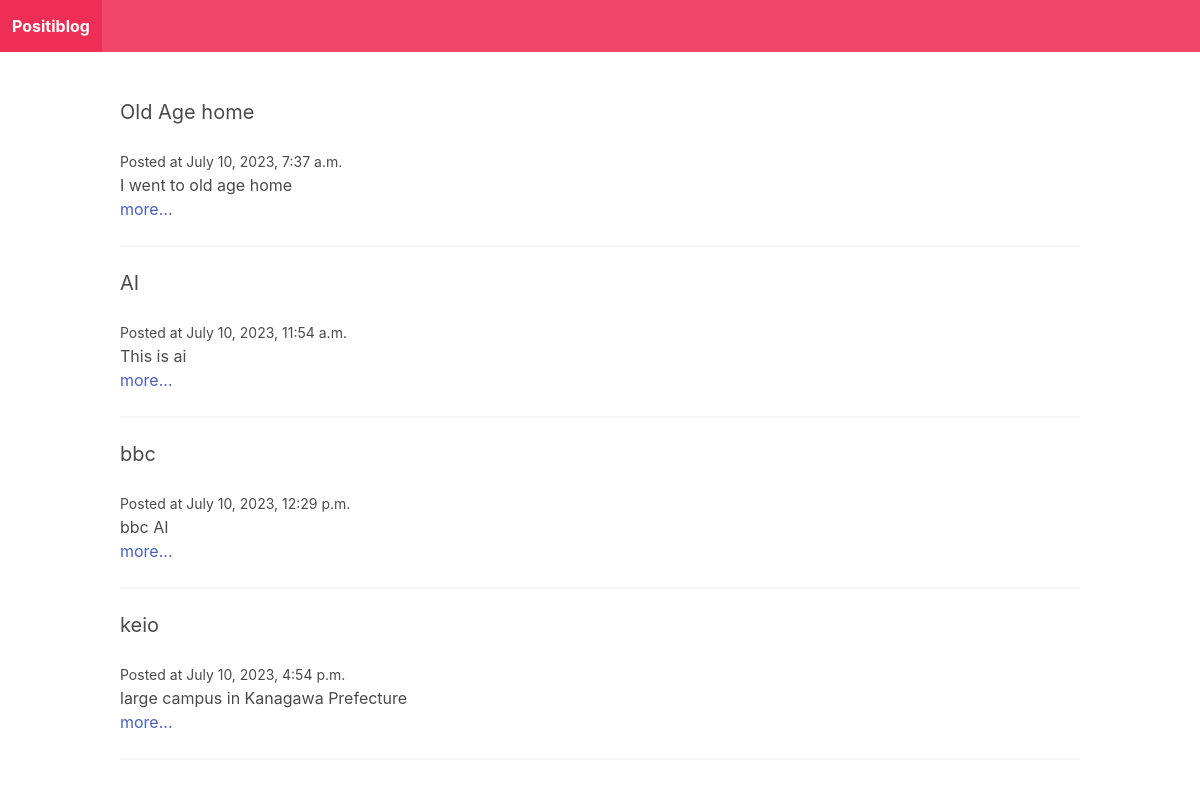
The page / on the database its author committed.
### blog/models.py (models this page shows)
class Post(models.Model):
    title=models.CharField(max_length=255)
    slug=models.SlugField()
    intro=models.TextField()
    body=models.TextField()
    posted_date=models.DateTimeField(auto_now_add=True)

### blog/views.py (the view)
# urls.py: path("", frontpage),
def frontpage(request):
    posts=Post.objects.all()
    return render(request,"blog/frontpage.html",{"posts":posts})

### blog/templates/blog/frontpage.html
{% extends "blog/base.html" %} {% block content %}
{% for post in posts %}
<div class="post block">
    <h2 class="subtitle">{{post.title}}</h2>
    <small>
        Posted at {{post.posted_date}}
    </small>
    <p>
        {{post.intro}}
    </p>
    <a href="{% url 'post_detail' post.slug %}">
        more...
    </a>
    <hr />
</div>
{% endfor %}
{% endblock %}

### rows shown on the page
Post: title "Old Age home", posted_date "July 10, 2023, 7:37 a.m.", intro "I went to old age home"
Post: title "AI", posted_date "July 10, 2023, 11:54 a.m.", intro "This is ai"
Post: title "bbc", posted_date "July 10, 2023, 12:29 p.m.", intro "bbc AI"
Post: title "keio", posted_date "July 10, 2023, 4:54 p.m.", intro "large campus in Kanagawa Prefecture"
